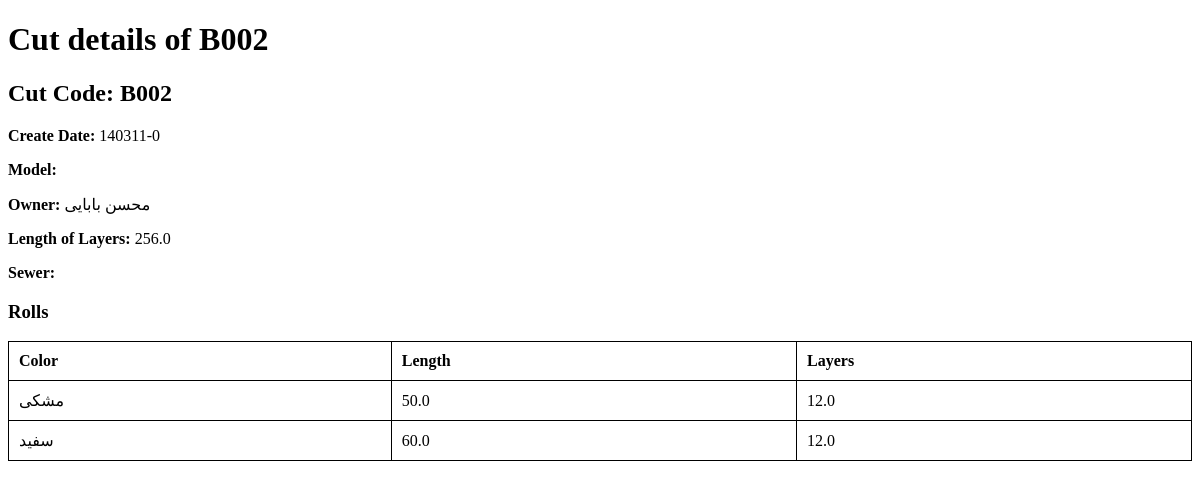
The app's page /api/cut/B002/, older data.
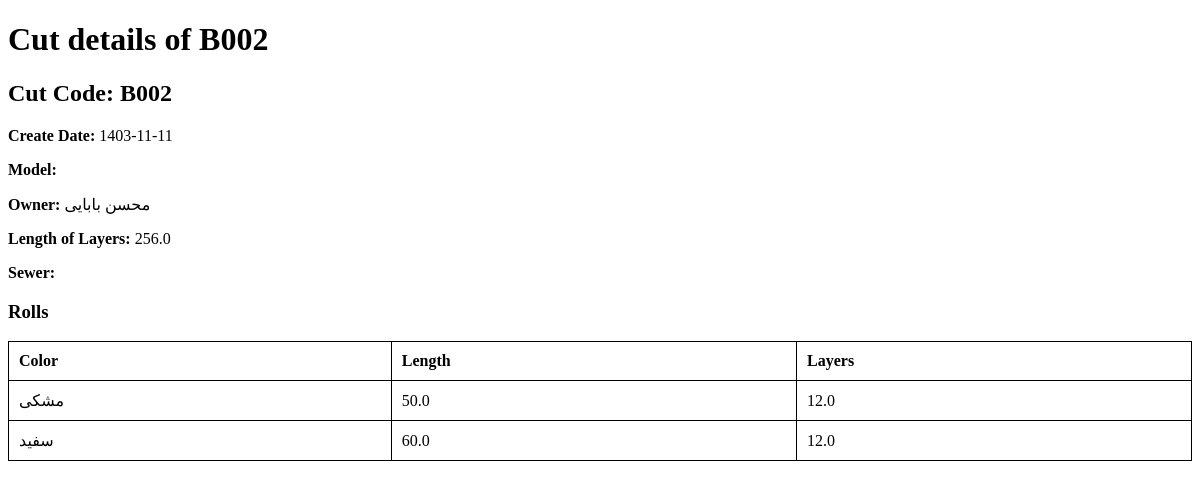
The same page, newer data.
### core/models.py (models this page shows, shortened)
class Cut(models.Model):
    cut_code = models.CharField(max_length=100, primary_key=True)
    create_date = models.CharField(max_length=10, blank=True, null=True)
    create_date_gregorian = models.DateField(blank=True, null=True)
    owner = models.ForeignKey(Producer, on_delete=models.CASCADE, blank=True, null=True)
    sewer = models.ForeignKey('SewingHouseWorker', on_delete=models.SET_NULL, null=True, related_name='cuts', blank=True)
    model_name = models.CharField(max_length=100, blank=True, null=True)
    model_code = models.CharField(max_length=100, blank=True, null=True)
    lai_per_unit = models.PositiveSmallIntegerField(blank=True, null=True)
    product_per_layer = models.PositiveSmallIntegerField(blank=True, null=True)
    size = models.CharField(max_length=1, choices=Sizes.choices, default=Sizes.FREE, blank=True, null=True)
    length_of_layers = models.FloatField(blank=True, null=True)
    cutting_price = models.PositiveSmallIntegerField(blank=True, null=True)
    sewing_price = models.PositiveSmallIntegerField(blank=True, null=True)
    cutting_price_raw = models.PositiveSmallIntegerField(blank=True, null=True)
    sewing_price_raw = models.PositiveSmallIntegerField(blank=True, null=True)
    class Mete:
        ordering = ['create_date_gregorian']

class Roll(models.Model):
    cut = models.ForeignKey(Cut, related_name='rolls', on_delete=models.CASCADE, null=True)
    color = models.CharField(max_length=50, null=True)
    length = models.FloatField(null=True)
    layers = models.FloatField(null=True)
    products = models.PositiveSmallIntegerField(null=True)
    type_fabric = models.CharField(max_length=128, blank=True, null=True)
    description = models.CharField(max_length=128, blank=True, null=True)
    def __str__(self) -> str:
        return f'{self.color} - {self.length} - {self.cut.cut_code}'

class Producer(models.Model):
    person = models.OneToOneField(Person, on_delete=models.CASCADE, primary_key=True)
    brand_name = models.CharField(max_length=100)
    @property
    def name(self):
        return self.person.name

class Person(models.Model):
    PERSON_TYPES = [
        ('producer', 'Producer'),
        ('sewing_worker', 'Sewing House Worker'),
        ('cut_worker', 'Cut House Worker'),
    ]
    name = models.CharField(max_length=100)
    phone_number = models.CharField(max_length=15)
    person_type = models.CharField(max_length=15, choices=PERSON_TYPES)

### core/views_func.py (the view)
# urls.py: path('cut/<str:cut_code>/', cut_detail, name='cut_detail'),
def cut_detail(request, cut_code):
    cut = get_object_or_404(Cut, cut_code=cut_code)
    rolls = cut.rolls.all()
    for roll in rolls:
        print(f"\n\n{roll}\n\n")
    return render(request, 'workhouse/cut_detail.html', {'cut': cut, 'rolls': rolls})

### core/templates/workhouse/cut_detail.html (shortened to what this page needs)
<!DOCTYPE html>
<html>
  <head>
  </head>
  <body>
    <h1>Cut details of {{ cut.cut_code }}</h1>
    <div class="cut-details">
      <h2>Cut Code: {{ cut.cut_code }}</h2>
      <p><strong>Create Date:</strong> {{ cut.create_date }}</p>
      <p><strong>Model:</strong> {{ cut.model }}</p>
      <p><strong>Owner:</strong> {{ cut.owner.name }}</p>
      <p><strong>Length of Layers:</strong> {{ cut.length_of_layers }}</p>
      <p><strong>Sewer:</strong> {{ cut.sewer.name }}</p>
      <h3>Rolls</h3>
      <table>
        <thead>
          <tr>
            <th>Color</th>
            <th>Length</th>
            <th>Layers</th>
          </tr>
        </thead>
        <tbody>
          {% for roll in rolls %}
          <tr>
            <td>{{ roll.color }}</td>
            <td>{{ roll.length }}</td>
            <td>{{ roll.layers }}</td>
          </tr>
          {% endfor %}
        </tbody>
      </table>
    </div>
  </body>
</html>

Row changes from the older to the newer data that the page shows:
changed Cut "محسن بابایی": create_date "140311-0" → "1403-11-11"
